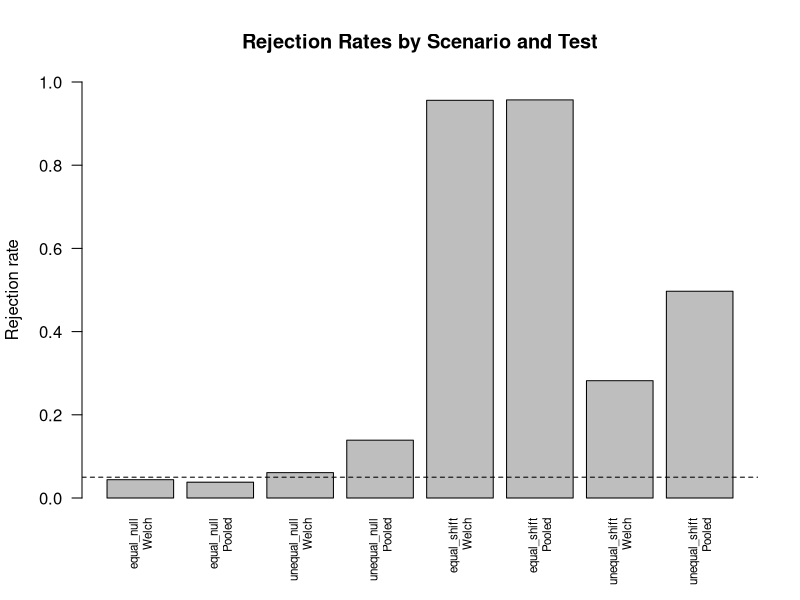

Reproduce this figure in R.
# Homework 2

library(dplyr)
library(tidyr)
library(tibble)
library(readr)
library(stringr)
library(forcats)
library(purrr)

sales_raw <- tibble(
  sale_id = 1:8,
  customer_id = c("C1", "C2", "C1", "C3", "C2", "C4", "C5", "C2"),
  item_raw = c(" Pen", "PEN ", "Notebook", " pen ",
               "FOLDER", "Folder ", " ERASER ", "pen"),
  amount_raw = c("$10.00", "$20.00", NA, "$15.00",
                 "$30.00", "$25.00", NA, "$20.00"),
  discount_raw = c("0%", "10%", "5%", "0%", "20%", "10%", "0%", "0%"),
  code_raw = c("ST-101", "ON-102", "ST-103", "ON-104",
               "bad", "ST-106", "ON-107X", "on-108"),
  tags = c("gift;urgent", "online", "gift", "member",
           "online;member", "gift", "member", "gift;member")
)

sales_clean <- sales_raw %>%
  mutate(
    item_clean = str_to_lower(str_squish(item_raw)),
    amount = parse_number(amount_raw),
    discount_rate = parse_number(discount_raw) / 100,
    net_amount = amount * (1 - discount_rate),
    size = case_when(
      is.na(net_amount) ~ "unrecorded",
      net_amount >= 20 ~ "large",
      TRUE ~ "small"
    )
  )
sales_clean %>%
  select(sale_id, item_clean, amount, discount_rate, net_amount, size)
sales_codes <- sales_clean %>%
  mutate(
    code_clean = str_to_upper(str_trim(code_raw)),
    valid_code = str_detect(code_clean, "^(ST|ON)-[0-9]{3}$")
  )
invalid_codes <- sales_codes %>%
  filter(!valid_code) %>%
  select(sale_id, code_raw, code_clean)
invalid_codes
valid_code_parts <- sales_codes %>%
  filter(valid_code) %>%
  select(sale_id, code_clean) %>%
  separate_wider_delim(
    code_clean,
    delim = "-",
    names = c("channel", "number")
  )
valid_code_parts
sale_tags <- sales_clean %>%
  select(sale_id, tags) %>%
  separate_longer_delim(tags, delim = ";")
sale_tags

# separate_wider_delim() splits one string into multiple columns, while separate_longer_delim() splits one string into multiple rows.

customer_summary <- sales_clean %>%
  summarise(
    sales_n = n(),
    known_n = sum(!is.na(net_amount)),
    large_n = sum(net_amount >= 20, na.rm = TRUE),
    large_share = if (known_n == 0) {
      NA_real_
    } else {
      large_n / known_n
    },
    .by = customer_id
  ) %>%
  arrange(customer_id)
customer_summary

# C1's large_share is 0 / 1 = 0. The numerator is 0 large sales, and the denominator is 1 sale with a known net amount. The other sale has a missing amount.

sales_factors <- sales_clean %>%
  mutate(
    item_factor = fct_infreq(factor(item_clean)),
    item_group = fct_lump_n(
      factor(item_clean),
      n = 2,
      other_level = "Other"
    )
  )
levels(sales_factors$item_factor)
sales_factors %>%
  count(item_factor)
levels(sales_factors$item_group)
sales_factors %>%
  count(item_group)

# fct_infreq() changes the order of factor levels based on frequency. fct_lump_n() combines less frequent categories into "Other".

reports_raw <- tibble(
  form = c("A", "A", "A", "B", "B", "B"),
  line = c(1, 2, 3, 1, 2, 3),
  customer_id = c("C1", NA, "C2", "C3", NA, "C4"),
  round = c(1, 3, 1, 1, 2, 1),
  primary_amount = c(10, -999, 20, NA, 0, 30),
  backup_amount = c(NA, 15, 25, NA, 99, NA)
)
customers <- tibble(
  customer_id = c("C1", "C2", "C3", "C5"),
  region = c("North", "South", NA, "West")
)
reports_labeled <- reports_raw %>%
  arrange(form, line) %>%
  group_by(form) %>%
  fill(customer_id, .direction = "down") %>%
  ungroup()
reports_labeled
reports_clean <- reports_labeled %>%
  mutate(
    primary_clean = na_if(primary_amount, -999),
    amount = coalesce(primary_clean, backup_amount)
  )
reports_clean %>%
  select(
    form, line, customer_id, round,
    primary_amount, backup_amount, amount
  )

# coalesce() returns the first non-missing value. A recorded primary value, including zero, is kept because zero is not missing. The backup is used only if primary_clean is NA.

reports_complete <- reports_clean %>%
  select(customer_id, round, amount) %>%
  mutate(recorded_row = TRUE) %>%
  complete(
    customer_id,
    round = 1:3,
    fill = list(recorded_row = FALSE)
  )
reports_complete
reports_clean %>%
  summarise(
    original_rows = n(),
    added_rows = 0,
    missing_amounts = sum(is.na(amount))
  )
reports_complete %>%
  summarise(
    original_rows = sum(recorded_row),
    added_rows = sum(!recorded_row),
    missing_amounts = sum(is.na(amount))
  )

# Explicit missing amount: C3, round 1, has amount = NA in an existing report. Implicit missing row: C1, round 2, had no report before completion. Check customer metadata IDs

customers %>%
  summarise(
    missing_ids = sum(is.na(customer_id)),
    duplicate_ids = anyDuplicated(customer_id) > 0
  )
reports_clean %>%
  count(customer_id, round) %>%
  filter(n > 1)
customers_marked <- customers %>%
  mutate(customer_found = TRUE)
reports_joined <- reports_clean %>%
  left_join(
    customers_marked,
    by = join_by(customer_id),
    relationship = "many-to-one",
    na_matches = "never"
  ) %>%
  mutate(
    customer_found = coalesce(customer_found, FALSE)
  )
reports_joined %>%
  select(customer_id, round, amount, region, customer_found)

# customer_found distinguishes a missing region from a missing customer record. C3 is found even though its region is NA; C4 is not found in the customer metadata table.

anti_join(
  reports_clean %>% distinct(customer_id),
  customers %>% distinct(customer_id),
  by = join_by(customer_id),
  na_matches = "never"
)
anti_join(
  customers %>% distinct(customer_id),
  reports_clean %>% distinct(customer_id),
  by = join_by(customer_id),
  na_matches = "never"
)
customers_bad <- bind_rows(
  customers,
  tibble(
    customer_id = "C1",
    region = "West"
  )
)
reports_duplicated <- reports_clean %>%
  left_join(
    customers_bad,
    by = join_by(customer_id),
    relationship = "many-to-many"
  )

# Customer C1 has reports in rounds 1 and 3, and each report is duplicated by the join. The row count increases from 6 to 8, and the total amount increases from 75 to 100. The total increases because C1's amounts of 10 and 15 are each counted twice.

reports_clean %>%
  summarise(
    rows_before = n(),
    total_before = sum(amount, na.rm = TRUE)
  )
reports_duplicated %>%
  summarise(
    rows_after = n(),
    total_after = sum(amount, na.rm = TRUE)
  )

# relationship = "many-to-one" would flag an unexpected situation where a report matches multiple customer metadata rows. Allowing many-to-many permits the join but does not resolve conflicting customer information.

reports_wide <- reports_complete %>%
  select(customer_id, round, amount) %>%
  pivot_wider(
    names_from = round,
    values_from = amount,
    names_prefix = "round_"
  )
reports_wide
reports_wide %>%
  pivot_longer(
    cols = starts_with("round_"),
    names_to = "round",
    values_to = "amount",
    values_drop_na = TRUE
  )

# Five rows remain after pivoting back to long form with values_drop_na = TRUE, because five customer-round amounts are recorded and non-missing. Dropping NA removes both unknown amounts and newly completed missing combinations.

two_sample_t <- function(x, y, equal_var = FALSE, alpha = 0.05) {
  nx <- length(x)
  ny <- length(y)
  mean_x <- mean(x)
  mean_y <- mean(y)
  var_x <- var(x)
  var_y <- var(y)
  if (equal_var == TRUE) {
    sp2 <- ((nx - 1) * var_x + (ny - 1) * var_y) /
      (nx + ny - 2)
    se <- sqrt(sp2 * (1 / nx + 1 / ny))
    df <- nx + ny - 2
    method <- "Pooled"
  } else {
    se <- sqrt(var_x / nx + var_y / ny)
    df <- (var_x / nx + var_y / ny)^2 /
      ((var_x / nx)^2 / (nx - 1) +
       (var_y / ny)^2 / (ny - 1))
    method <- "Welch"
  }
  t_stat <- (mean_x - mean_y) / se
  p_value <- 2 * pt(
    abs(t_stat),
    df = df,
    lower.tail = FALSE
  )
  reject <- p_value < alpha
  return(list(
    method = method,
    t_stat = t_stat,
    df = df,
    p_value = p_value,
    reject = reject
  ))
}
x_check <- c(12, 15, 14, 10, 13)
y_check <- c(9, 11, 8, 10, 7, 12, 9, 8)
welch_result <- two_sample_t(x_check, y_check)
pooled_result <- two_sample_t(
  x_check, y_check, equal_var = TRUE
)
welch_result
pooled_result
welch_reference <- t.test(
  x_check, y_check, var.equal = FALSE
)
pooled_reference <- t.test(
  x_check, y_check, var.equal = TRUE
)
welch_diff <- c(
  abs(welch_result$t_stat - unname(welch_reference$statistic)),
  abs(welch_result$df - unname(welch_reference$parameter)),
  abs(welch_result$p_value - welch_reference$p.value)
)
pooled_diff <- c(
  abs(pooled_result$t_stat - unname(pooled_reference$statistic)),
  abs(pooled_result$df - unname(pooled_reference$parameter)),
  abs(pooled_result$p_value - pooled_reference$p.value)
)
welch_diff
pooled_diff
all(welch_diff < 1e-8)
all(pooled_diff < 1e-8)
B <- 1000
n_x <- 20
n_y <- 40
alpha <- 0.05
scenarios <- data.frame(
  scenario = c(
    "equal_null", "unequal_null",
    "equal_shift", "unequal_shift"
  ),
  mean_x = c(0, 0, 0, 0),
  mean_y = c(0, 0, 1, 1),
  sd_x = c(1, 3, 1, 3),
  sd_y = c(1, 1, 1, 1)
)
set.seed(2026)
simulation_results <- data.frame(
  scenario = character(4 * B * 2),
  replicate = integer(4 * B * 2),
  method = character(4 * B * 2),
  t_stat = numeric(4 * B * 2),
  df = numeric(4 * B * 2),
  p_value = numeric(4 * B * 2),
  reject = logical(4 * B * 2)
)
row_index <- 1
for (i in 1:nrow(scenarios)) {
  for (b in 1:B) {
    x <- rnorm(
      n_x,
      mean = scenarios$mean_x[i],
      sd = scenarios$sd_x[i]
    )
    y <- rnorm(
      n_y,
      mean = scenarios$mean_y[i],
      sd = scenarios$sd_y[i]
    )
    result_welch <- two_sample_t(
      x, y, equal_var = FALSE, alpha = alpha
    )
    simulation_results[row_index, ] <- list(
      scenarios$scenario[i], b,
      result_welch$method,
      result_welch$t_stat,
      result_welch$df,
      result_welch$p_value,
      result_welch$reject
    )
    row_index <- row_index + 1
    result_pooled <- two_sample_t(
      x, y, equal_var = TRUE, alpha = alpha
    )
    simulation_results[row_index, ] <- list(
      scenarios$scenario[i], b,
      result_pooled$method,
      result_pooled$t_stat,
      result_pooled$df,
      result_pooled$p_value,
      result_pooled$reject
    )
    row_index <- row_index + 1
  }
}
head(simulation_results, 6)
nrow(simulation_results)
simulation_summary <- simulation_results %>%
  summarise(
    mean_t = mean(t_stat),
    sd_t = sd(t_stat),
    rejection_rate = mean(reject),
    .by = c(scenario, method)
  )
simulation_summary %>%
  mutate(
    across(
      c(mean_t, sd_t, rejection_rate),
      ~ round(.x, 3)
    )
  )
simulation_summary %>%
  select(scenario, method, rejection_rate) %>%
  mutate(rejection_rate = round(rejection_rate, 3))
plot_data <- simulation_summary
barplot(
  height = plot_data$rejection_rate,
  names.arg = paste(plot_data$scenario, plot_data$method, sep = "\n"),
  las = 2,
  ylab = "Rejection rate",
  main = "Rejection Rates by Scenario and Test",
  ylim = c(0, 1),
  cex.names = 0.7
)
abline(h = alpha, lty = 2)

# Under the equal_null scenario, the rejection rates for Welch's and the pooled test were 0.044 and 0.038, respectively, both close to the target of 0.05. Under unequal_null, the rates were 0.061 for Welch's test and 0.139 for the pooled test, showing that the pooled test had an inflated Type I error rate when the population variances differed. Under equal_shift, the rejection rates were 0.956 for Welch's test and 0.957 for the pooled test, while under unequal_shift they were 0.282 and 0.497, respectively, indicating that power depended on the variance conditions. Higher power alone is not sufficient to judge a test because excessive Type I error means rejecting a true null hypothesis too often.
